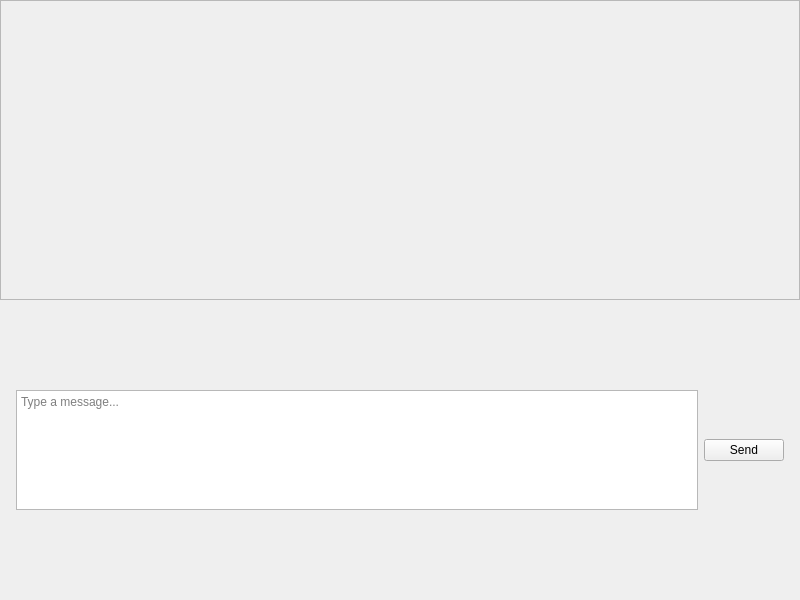
<?xml version="1.0" encoding="UTF-8"?>
<ui version="4.0">
 <class>ChatPanel</class>
 <widget class="QWidget" name="ChatPanel">
  <property name="geometry">
   <rect>
    <x>0</x>
    <y>0</y>
    <width>800</width>
    <height>600</height>
   </rect>
  </property>
  <layout class="QVBoxLayout" name="panelLayout">
   <property name="spacing">
    <number>0</number>
   </property>
   <property name="leftMargin">
    <number>0</number>
   </property>
   <property name="topMargin">
    <number>0</number>
   </property>
   <property name="rightMargin">
    <number>0</number>
   </property>
   <property name="bottomMargin">
    <number>0</number>
   </property>
   <item>
    <widget class="QScrollArea" name="scrollArea">
     <property name="widgetResizable">
      <bool>true</bool>
     </property>
     <property name="horizontalScrollBarPolicy">
      <enum>Qt::ScrollBarAlwaysOff</enum>
     </property>
     <property name="verticalScrollBarPolicy">
      <enum>Qt::ScrollBarAsNeeded</enum>
     </property>
     <widget class="QWidget" name="messageContainer">
      <property name="geometry">
       <rect>
        <x>0</x>
        <y>0</y>
        <width>798</width>
        <height>500</height>
       </rect>
      </property>
      <layout class="QVBoxLayout" name="messageLayout">
       <property name="spacing">
        <number>10</number>
       </property>
       <property name="leftMargin">
        <number>16</number>
       </property>
       <property name="topMargin">
        <number>16</number>
       </property>
       <property name="rightMargin">
        <number>16</number>
       </property>
       <property name="bottomMargin">
        <number>16</number>
       </property>
      </layout>
     </widget>
    </widget>
   </item>
   <item>
    <widget class="QFrame" name="inputFrame">
     <property name="frameShape">
      <enum>QFrame::NoFrame</enum>
     </property>
     <layout class="QHBoxLayout" name="inputLayout">
      <property name="leftMargin">
       <number>16</number>
      </property>
      <property name="topMargin">
       <number>10</number>
      </property>
      <property name="rightMargin">
       <number>16</number>
      </property>
      <property name="bottomMargin">
       <number>10</number>
      </property>
      <item>
       <widget class="QTextEdit" name="messageInput">
        <property name="minimumSize">
         <size>
          <width>0</width>
          <height>28</height>
         </size>
        </property>
        <property name="maximumSize">
         <size>
          <width>16777215</width>
          <height>120</height>
         </size>
        </property>
        <property name="placeholderText">
         <string>Type a message...</string>
        </property>
       </widget>
      </item>
      <item>
       <widget class="QPushButton" name="sendButton">
        <property name="minimumSize">
         <size>
          <width>80</width>
          <height>0</height>
         </size>
        </property>
        <property name="text">
         <string>Send</string>
        </property>
       </widget>
      </item>
     </layout>
    </widget>
   </item>
  </layout>
 </widget>
 <resources/>
 <connections/>
</ui>
